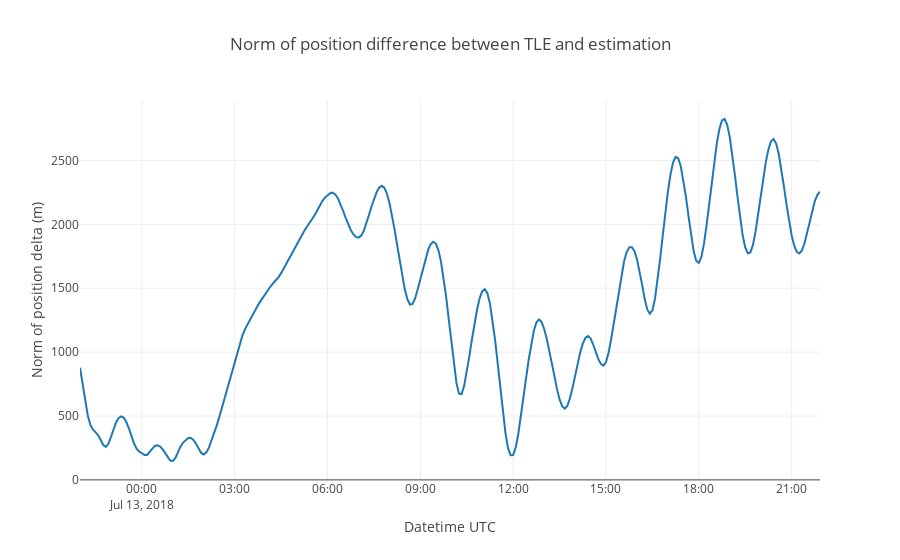

This figure's notebook cell:
### Markdown cell above
Plotting the position difference between the initial TLE and the estimated orbit.

### Code cell
# Computing norm of position difference
import numpy as np
deltaPos_norm = pd.Series(data=np.linalg.norm(
    PV_tle_tod_df[['x','y','z']] - PV_tod_df[['x','y','z']], 
    axis=1),
                         index=PV_tle_tod_df.index)

import plotly.graph_objs as go

trace = go.Scatter(
    x = deltaPos_norm.index,
    y = deltaPos_norm,
    mode='lines'
)

data = [trace]

layout = go.Layout(
    title = 'Norm of position difference between TLE and estimation',
    xaxis = dict(
        title = 'Datetime UTC'
    ),
    yaxis = dict(
        title = 'Norm of position delta (m)'
    )
)

fig = dict(data=data, layout=layout)

py.iplot(fig)

### Figure 1 — Plotly figure (JSON) as saved in the notebook; plotly's stock layout.template omitted (floating-point values rounded to 4 significant figures; data arrays with more than 128 entries replaced by an {"elided": "..."} marker saying what was removed)
{"data": [{"mode": "lines", "type": "scatter", "uid": "d5b002ba-a190-4857-8a0c-72059230aa97", "x": {"elided": "288 str values"}, "y": {"elided": "288 float values"}}], "layout": {"autosize": true, "title": {"text": "Norm of position difference between TLE and estimation"}, "xaxis": {"autorange": true, "range": ["2018-07-12 22:00", "2018-07-13 21:55"], "title": {"text": "Datetime UTC"}, "type": "date"}, "yaxis": {"autorange": true, "range": [-0.9331, 2974.0], "title": {"text": "Norm of position delta (m)"}, "type": "linear"}}}
